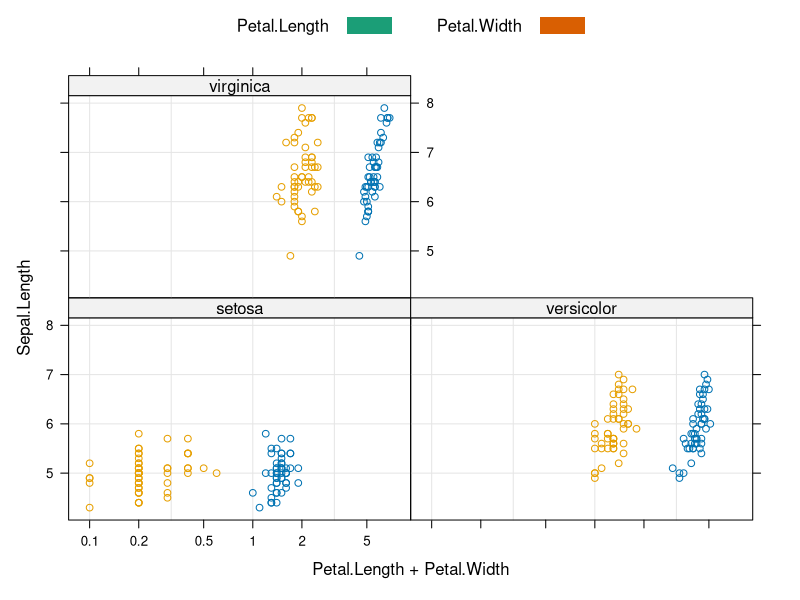

Here is the R script that generated this plot:
library(lattice)
library(RColorBrewer)

pal = brewer.pal(2, 'Dark2')
my.settings <- list(
  superpose.polygon=list(col=pal, border="transparent")
)

xyplot(Sepal.Length ~ Petal.Length + Petal.Width | Species,
       data=iris, 
       auto.key=list(space="top", columns=2, points=F, rectangles=T),
       scales = list(x = list(log = 10, equispaced.log = FALSE)),
       grid = TRUE, 
       par.settings = my.settings)
       # type = c("p", "smooth"), col.line = "darkorange", lwd = 3)